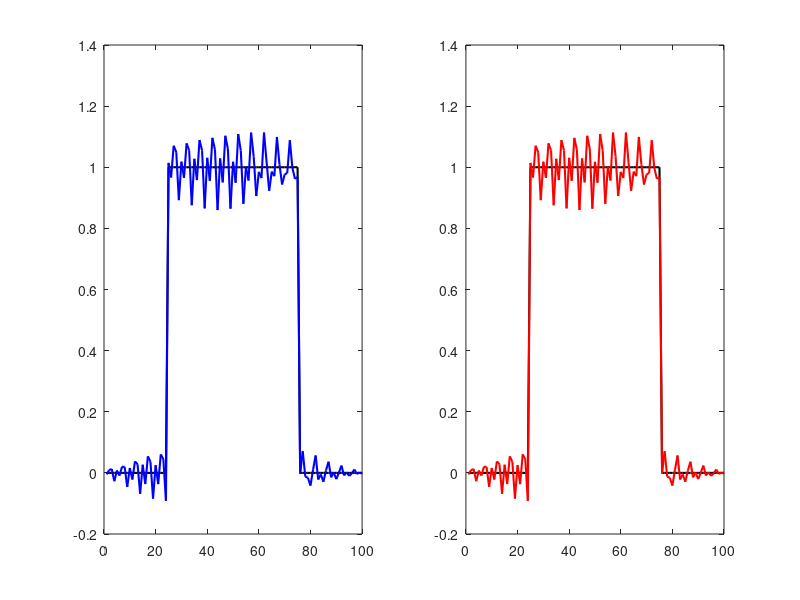
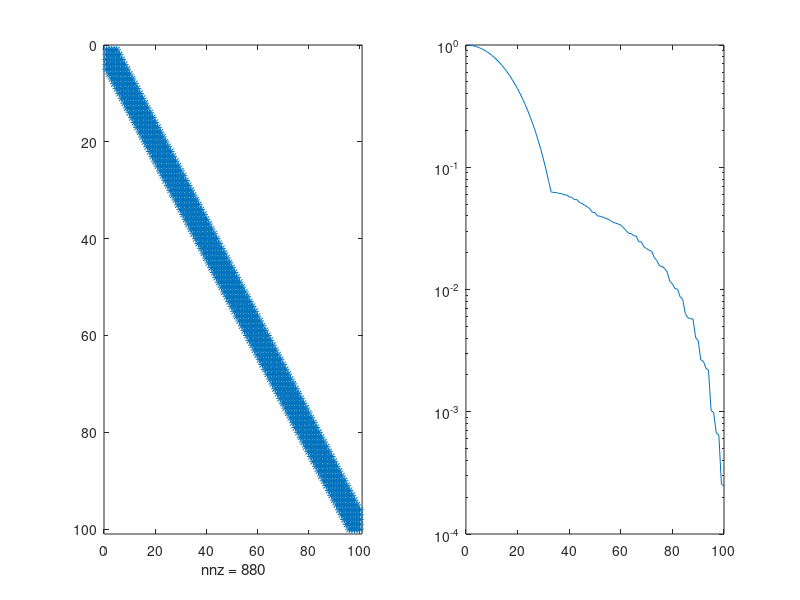
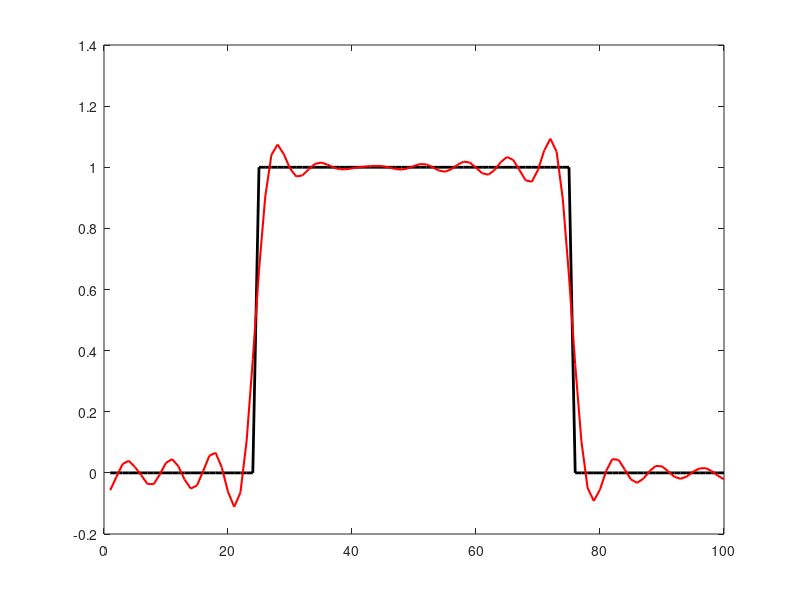
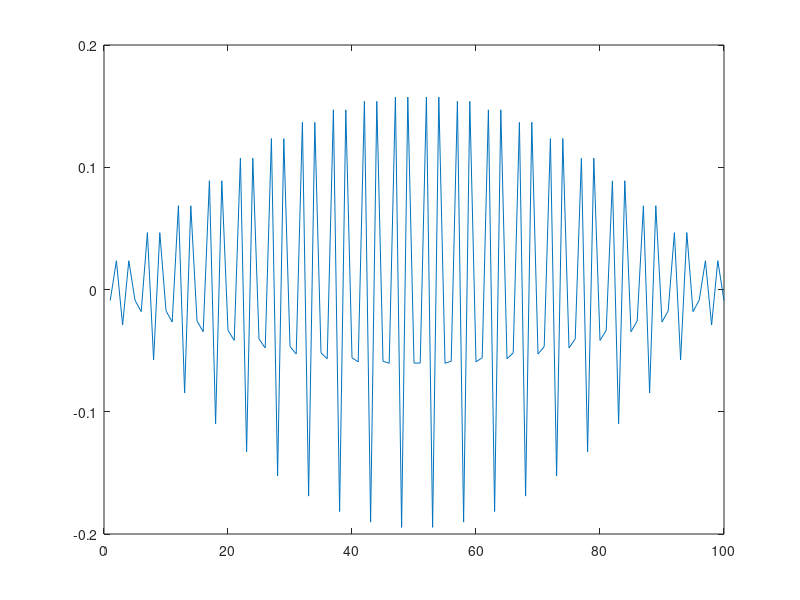

Source code (MATLAB) for these figures, in order:
% Here we consider the discrete convolution matrix given by f[25:75] = 1
% and zero otherwise, where n = [1:100]

% We consider zeropadding point spread function given by p =
% [1,1,1,1,1]' and normalize it. 



%1 The function f
n = 100;
f = zeros(n,1);
f(25:75) = 1;

% Point spread function
p = [1, 1, 1, 1, 1]';
p = conv(p,p); % full autoconvolution
p = p/sum(p);  % Normalize the point spread function.

%2 Find the convolution matrix A
A = convmtx(p,n);
nu = (length(p)-1)/2;
A = A(nu+1:nu+n,:);

% Let's create blurred image/signal given m with inverse crime

m = A*f;
m_n = A*f +0.01* randn(n,1);
% Plot the original signal f and blurred signal m

% figure(1)
% plot(f,'k','LineWidth',1.5)
% hold on
% plot(m,'b','LineWidth',1.5)

% To find the original signal given m,

f_0 = inv(A)*m;

f_1 = pinv(A) *m;

% figure(2)
% plot(f,'k','LineWidth',1.5)
% hold on
% plot(f_0,'b','LineWidth',1.5)
% plot(f_1,'r','LineWidth',1.5)

% Add noise to the signal

delta = 1E-4;
epsilon = delta * randn(n,1);

m_d = A*f + epsilon;

f_noise_0 = inv(A) * m_d;
f_noise_1 = pinv(A) *m_d;

 figure(3)
 subplot(121)
 plot(f,'k','LineWidth',1.5)
 hold on
 plot(f_noise_0,'b','LineWidth',1.5)
 subplot(122)
 plot(f,'k','LineWidth',1.5)
 hold on
 plot(f_noise_1,'r','LineWidth',1.5)
 
 % Analyse the matrix
 
 [U D V] = svd(A);
 d = diag(D);
 
 % Plotting of the analysis of the matrix
 
 figure(4)
 clf 
 subplot(121)
 spy(A)
 subplot(122)
 semilogy(d)
 
 f_noise_3 = pinv(A,1E-1)*m;
 
 
 figure(5)
 clf
 plot(f,'k','LineWidth',2)
 hold on
 plot(f_noise_3,'r','LineWidth',1.5)
 
 figure(6)
 clf 
 plot(V(:,100))
 
%  ralpha = 30;
%  d_ralpha = diag(1:ralpha);
%  D_plus = zeros(size(D.'));   % lets define a zero matrix of size D
%  D_plus(1:ralpha,1:ralpha) = diag(1./d_ralpha);
%  
%  
%  
%  % Let's anaylse the matrix A
%   [U,D,V] = svd(A);
%   d = diag(D);
%   
%   
%  figure(4)
%  subplot(121)
%  spy(A)
%  subplot(122)
%  semilogy(d)
%  
%  f_noise_2 = pinv(A,1E-3)*m_d;
%  
%  figure(5)
%  clf
%  subplot(121)
%  plot(f,'k','LineWidth',1.5)
%  hold on
%  plot(f_noise_1,'b','LineWidth',1.5)
%  subplot(122)
%  plot(f,'k','LineWidth',1.5)
%  hold on
%  plot(f_noise_2,'r','LineWidth',1.5)
%  
%  
 D = zeros(size(D.'));   % Define the matrix D_plus to have the same size as that of D
 ralpha = 50;         % Number of singular values to be taken into account
 dalpha = d(1:ralpha); % Only the first ralpha diagonal values are considered.
 D(1:ralpha,1:ralpha) = diag(1./dalpha);
 f_noise_4 = V*D*U.' *m_d;
 
 
 % Plot of singular vectors
 
 figure(60)
 clf 
 subplot(121)
 plot(V(:,50))
 %subplot(122)
 subplot(122)
 plot(f,'k','LineWidth',1.5)
 hold on
 plot(f_noise_4,'r','LineWidth',1.5)
  
